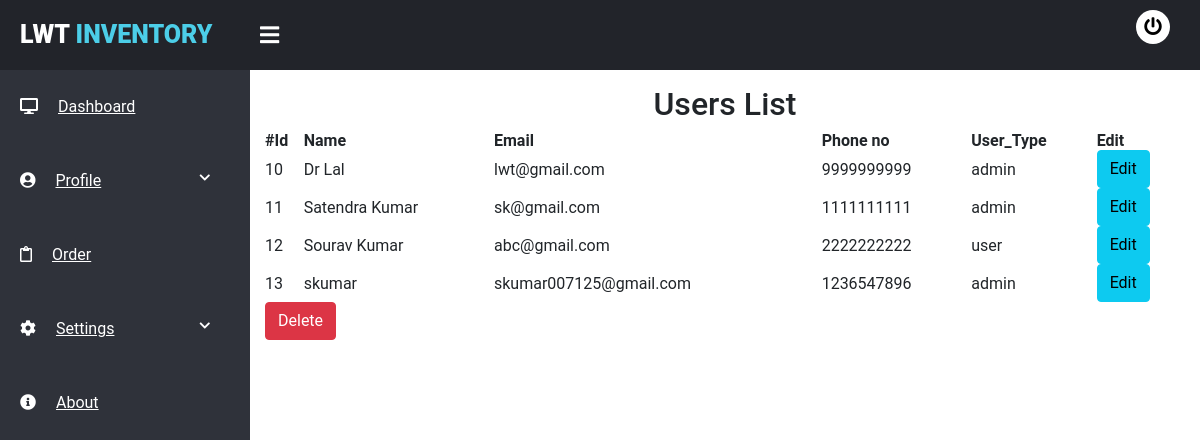
The page /edit_user.php on the database its author committed.
### tables this page shows
CREATE TABLE `user` (
  `id` int(255) NOT NULL,
  `name` varchar(50) NOT NULL,
  `email` varchar(50) NOT NULL,
  `phone` varchar(20) NOT NULL,
  `user_type` varchar(10) NOT NULL,
  `password` varchar(200) NOT NULL,
  `r_password` varchar(200) NOT NULL,
  `token` varchar(200) NOT NULL
);

### edit_user.php (the view, shortened to what this page needs)
<head>
    <?php include("head.php"); ?>
    <link rel="stylesheet" type="text/css" href="https://cdn.datatables.net/v/dt/dt-1.10.24/datatables.min.css" />
</head>
<?php
include("header.php");
include("sidebar.php");
?>
<div class="main-container">
    <center>
        <h2>Users List</h2>
    </center>
    <table id="Mytable" class="display" style="width:100%">
        <thead>
            <tr>
                <th>#Id</th>
                <th>Name</th>
                <th>Email</th>
                <th>Phone no</th>
                <th>User_Type</th>
                <th>Edit</th>
            </tr>
        </thead>
        <tbody>
            <?php
            include "connect.php";
            $query = "SELECT * FROM user ";
            $info = $conn->query($query);
            while ($data = $info->fetch()) {
            ?>
                <tr data-id="<?php echo $data['id']; ?>">
                    <td><?php echo $data['id'] . "<br>"; ?></td>
                    <td><?php echo $data['name'] . "<br>"; ?></td>
                    <td><?php echo $data['email'] . "<br>"; ?></td>
                    <td><?php echo $data['phone'] . "<br>"; ?></td>
                    <td><?php echo $data['user_type'] . "<br>"; ?></td>
                    <td>
                        <a href="update_user.php?id=<?php echo $data['id']; ?>"><button name="edit" type="submit" class="btn btn-info">Edit</button></a>
                </tr>
            <?php } ?>
        </tbody>
    </table>
    <a href="delete_user.php?id=<?php echo $data['id']; ?>"><button id="delete" name="delete" type="submit" class="btn btn-danger">Delete</button></a></td>
</div>
<?php include("footer.php"); ?>

### css/style.css (style rules this page uses)
.wrapper .main-container { width: (100% - 250px); margin-top: 70px; margin-left: 250px; padding: 15px; background-size: cover; height: 100vh; transition: 0.3s; }

### rows shown on the page
user: id "10", name "Dr Lal", email "lwt@gmail.com", phone "9999999999", user_type "admin"
user: id "11", name "Satendra Kumar", email "sk@gmail.com", phone "1111111111", user_type "admin"
user: id "12", name "Sourav Kumar", email "abc@gmail.com", phone "2222222222", user_type "user"
user: id "13", name "skumar", email "skumar007125@gmail.com", phone "1236547896", user_type "admin"
